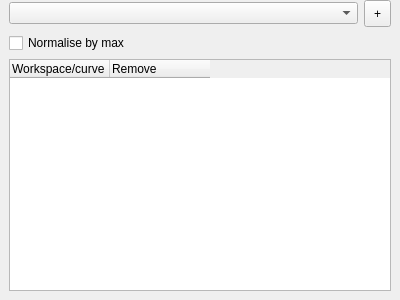
<?xml version="1.0" encoding="UTF-8"?>
<ui version="4.0">
 <class>DockWidget</class>
 <widget class="QDockWidget" name="DockWidget">
  <property name="geometry">
   <rect>
    <x>0</x>
    <y>0</y>
    <width>400</width>
    <height>300</height>
   </rect>
  </property>
  <property name="features">
   <set>QDockWidget::NoDockWidgetFeatures</set>
  </property>
  <property name="allowedAreas">
   <set>Qt::LeftDockWidgetArea|Qt::RightDockWidgetArea</set>
  </property>
  <widget class="QWidget" name="dockWidgetContents">
   <layout class="QGridLayout" name="gridLayout">
    <property name="sizeConstraint">
     <enum>QLayout::SetMinimumSize</enum>
    </property>
    <property name="topMargin">
     <number>0</number>
    </property>
    <item row="2" column="0" colspan="3">
     <widget class="QTreeWidget" name="workspacesList">
      <property name="selectionMode">
       <enum>QAbstractItemView::ExtendedSelection</enum>
      </property>
      <property name="columnCount">
       <number>2</number>
      </property>
      <attribute name="headerStretchLastSection">
       <bool>false</bool>
      </attribute>
      <column>
       <property name="text">
        <string notr="true">Workspace/curve</string>
       </property>
      </column>
      <column>
       <property name="text">
        <string notr="true">Remove</string>
       </property>
      </column>
     </widget>
    </item>
    <item row="0" column="2">
     <widget class="QToolButton" name="addButton">
      <property name="minimumSize">
       <size>
        <width>27</width>
        <height>27</height>
       </size>
      </property>
      <property name="toolTip">
       <string>Add the selected workspace to the list</string>
      </property>
      <property name="text">
       <string>+</string>
      </property>
     </widget>
    </item>
    <item row="1" column="0">
     <widget class="QCheckBox" name="normaliseCheckbox">
      <property name="text">
       <string>Normalise by max</string>
      </property>
     </widget>
    </item>
    <item row="0" column="0" colspan="2">
     <widget class="WorkspaceSelector" name="workspaceSelector">
      <property name="sizePolicy">
       <sizepolicy hsizetype="MinimumExpanding" vsizetype="Fixed">
        <horstretch>0</horstretch>
        <verstretch>0</verstretch>
       </sizepolicy>
      </property>
      <property name="minimumSize">
       <size>
        <width>1</width>
        <height>0</height>
       </size>
      </property>
      <property name="toolTip">
       <string>Select a workspace</string>
      </property>
     </widget>
    </item>
   </layout>
  </widget>
 </widget>
 <customwidgets>
  <customwidget>
   <class>WorkspaceSelector</class>
   <extends>QComboBox</extends>
   <header>mantidqt.widgets.workspaceselector</header>
  </customwidget>
 </customwidgets>
 <resources/>
 <connections/>
</ui>
